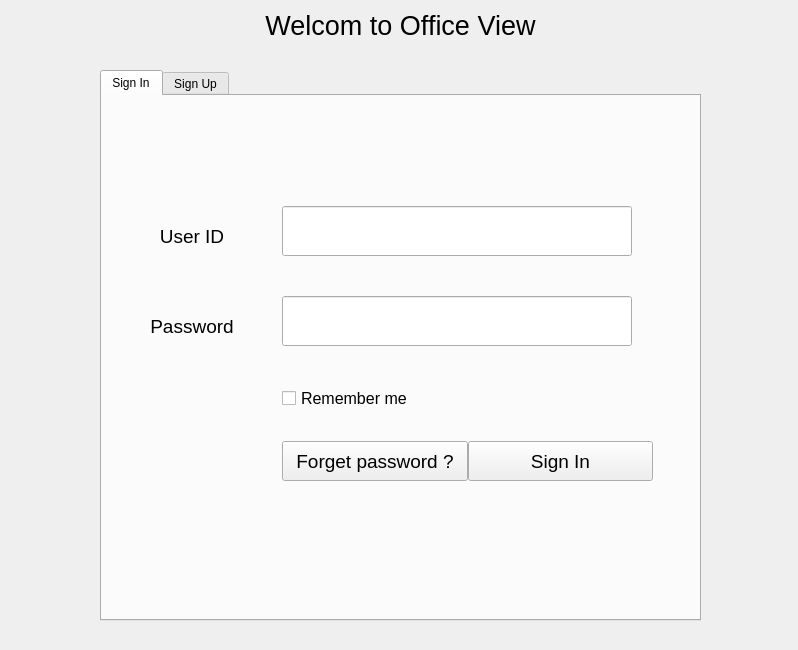
<?xml version="1.0" encoding="UTF-8"?>
<ui version="4.0">
 <class>WindowLogIn</class>
 <widget class="QWidget" name="WindowLogIn">
  <property name="geometry">
   <rect>
    <x>0</x>
    <y>0</y>
    <width>798</width>
    <height>650</height>
   </rect>
  </property>
  <property name="minimumSize">
   <size>
    <width>200</width>
    <height>200</height>
   </size>
  </property>
  <property name="maximumSize">
   <size>
    <width>800</width>
    <height>650</height>
   </size>
  </property>
  <property name="windowTitle">
   <string>WindowLogIn</string>
  </property>
  <widget class="QLabel" name="label">
   <property name="geometry">
    <rect>
     <x>100</x>
     <y>10</y>
     <width>601</width>
     <height>31</height>
    </rect>
   </property>
   <property name="text">
    <string>&lt;html&gt;&lt;head/&gt;&lt;body&gt;&lt;p&gt;&lt;span style=&quot; font-size:20pt;&quot;&gt;Welcom to Office View&lt;/span&gt;&lt;/p&gt;&lt;/body&gt;&lt;/html&gt;</string>
   </property>
   <property name="alignment">
    <set>Qt::AlignCenter</set>
   </property>
  </widget>
  <widget class="QTabWidget" name="tabWidget">
   <property name="geometry">
    <rect>
     <x>100</x>
     <y>70</y>
     <width>601</width>
     <height>551</height>
    </rect>
   </property>
   <property name="currentIndex">
    <number>0</number>
   </property>
   <widget class="QWidget" name="tab">
    <attribute name="title">
     <string>Sign In</string>
    </attribute>
    <widget class="QWidget" name="formLayoutWidget">
     <property name="geometry">
      <rect>
       <x>40</x>
       <y>60</y>
       <width>511</width>
       <height>401</height>
      </rect>
     </property>
     <layout class="QFormLayout" name="formLayout">
      <property name="horizontalSpacing">
       <number>40</number>
      </property>
      <property name="verticalSpacing">
       <number>30</number>
      </property>
      <property name="topMargin">
       <number>50</number>
      </property>
      <item row="0" column="0">
       <widget class="QLabel" name="labelUserID">
        <property name="minimumSize">
         <size>
          <width>100</width>
          <height>60</height>
         </size>
        </property>
        <property name="font">
         <font>
          <pointsize>14</pointsize>
         </font>
        </property>
        <property name="text">
         <string>User ID</string>
        </property>
        <property name="alignment">
         <set>Qt::AlignCenter</set>
        </property>
       </widget>
      </item>
      <item row="0" column="1">
       <widget class="QLineEdit" name="userIDLine">
        <property name="minimumSize">
         <size>
          <width>0</width>
          <height>50</height>
         </size>
        </property>
        <property name="maximumSize">
         <size>
          <width>350</width>
          <height>16777215</height>
         </size>
        </property>
        <property name="font">
         <font>
          <pointsize>24</pointsize>
         </font>
        </property>
       </widget>
      </item>
      <item row="1" column="0">
       <widget class="QLabel" name="labelPass">
        <property name="minimumSize">
         <size>
          <width>100</width>
          <height>60</height>
         </size>
        </property>
        <property name="font">
         <font>
          <pointsize>14</pointsize>
         </font>
        </property>
        <property name="text">
         <string>Password</string>
        </property>
        <property name="alignment">
         <set>Qt::AlignCenter</set>
        </property>
       </widget>
      </item>
      <item row="1" column="1">
       <widget class="QLineEdit" name="passwordLine">
        <property name="minimumSize">
         <size>
          <width>200</width>
          <height>50</height>
         </size>
        </property>
        <property name="maximumSize">
         <size>
          <width>350</width>
          <height>16777215</height>
         </size>
        </property>
        <property name="font">
         <font>
          <pointsize>24</pointsize>
         </font>
        </property>
       </widget>
      </item>
      <item row="3" column="1">
       <layout class="QHBoxLayout" name="horizontalLayout">
        <item>
         <widget class="QPushButton" name="buttonForgetPass">
          <property name="minimumSize">
           <size>
            <width>150</width>
            <height>40</height>
           </size>
          </property>
          <property name="font">
           <font>
            <pointsize>14</pointsize>
           </font>
          </property>
          <property name="text">
           <string>Forget password ?</string>
          </property>
         </widget>
        </item>
        <item>
         <widget class="QPushButton" name="buttonSignIn">
          <property name="minimumSize">
           <size>
            <width>150</width>
            <height>40</height>
           </size>
          </property>
          <property name="font">
           <font>
            <pointsize>14</pointsize>
           </font>
          </property>
          <property name="text">
           <string>Sign In</string>
          </property>
         </widget>
        </item>
       </layout>
      </item>
      <item row="2" column="1">
       <widget class="QCheckBox" name="checkMe">
        <property name="font">
         <font>
          <pointsize>12</pointsize>
         </font>
        </property>
        <property name="text">
         <string>Remember me</string>
        </property>
       </widget>
      </item>
     </layout>
    </widget>
   </widget>
   <widget class="QWidget" name="tab_2">
    <attribute name="title">
     <string>Sign Up</string>
    </attribute>
    <widget class="QWidget" name="formLayoutWidget_2">
     <property name="geometry">
      <rect>
       <x>10</x>
       <y>10</y>
       <width>581</width>
       <height>411</height>
      </rect>
     </property>
     <layout class="QFormLayout" name="formLayout_2">
      <property name="sizeConstraint">
       <enum>QLayout::SetMinimumSize</enum>
      </property>
      <property name="labelAlignment">
       <set>Qt::AlignCenter</set>
      </property>
      <property name="horizontalSpacing">
       <number>40</number>
      </property>
      <property name="verticalSpacing">
       <number>10</number>
      </property>
      <property name="topMargin">
       <number>10</number>
      </property>
      <item row="0" column="1">
       <widget class="QLabel" name="messUserID">
        <property name="minimumSize">
         <size>
          <width>350</width>
          <height>30</height>
         </size>
        </property>
        <property name="maximumSize">
         <size>
          <width>16777215</width>
          <height>10</height>
         </size>
        </property>
        <property name="text">
         <string/>
        </property>
       </widget>
      </item>
      <item row="1" column="0">
       <widget class="QLabel" name="labelUserID_2">
        <property name="minimumSize">
         <size>
          <width>100</width>
          <height>40</height>
         </size>
        </property>
        <property name="maximumSize">
         <size>
          <width>16777215</width>
          <height>40</height>
         </size>
        </property>
        <property name="font">
         <font>
          <pointsize>14</pointsize>
         </font>
        </property>
        <property name="text">
         <string>User ID</string>
        </property>
        <property name="alignment">
         <set>Qt::AlignCenter</set>
        </property>
       </widget>
      </item>
      <item row="1" column="1">
       <widget class="QLineEdit" name="userIDLine_2">
        <property name="minimumSize">
         <size>
          <width>0</width>
          <height>0</height>
         </size>
        </property>
        <property name="maximumSize">
         <size>
          <width>350</width>
          <height>40</height>
         </size>
        </property>
        <property name="font">
         <font>
          <pointsize>24</pointsize>
         </font>
        </property>
       </widget>
      </item>
      <item row="4" column="1">
       <widget class="QLabel" name="messPass">
        <property name="maximumSize">
         <size>
          <width>350</width>
          <height>30</height>
         </size>
        </property>
        <property name="text">
         <string/>
        </property>
       </widget>
      </item>
      <item row="5" column="0">
       <widget class="QLabel" name="labelPass_2">
        <property name="minimumSize">
         <size>
          <width>100</width>
          <height>40</height>
         </size>
        </property>
        <property name="maximumSize">
         <size>
          <width>16777215</width>
          <height>40</height>
         </size>
        </property>
        <property name="font">
         <font>
          <pointsize>14</pointsize>
         </font>
        </property>
        <property name="text">
         <string>Password</string>
        </property>
        <property name="alignment">
         <set>Qt::AlignCenter</set>
        </property>
       </widget>
      </item>
      <item row="5" column="1">
       <widget class="QLineEdit" name="passwordLine_2">
        <property name="minimumSize">
         <size>
          <width>0</width>
          <height>0</height>
         </size>
        </property>
        <property name="maximumSize">
         <size>
          <width>350</width>
          <height>40</height>
         </size>
        </property>
        <property name="font">
         <font>
          <pointsize>24</pointsize>
         </font>
        </property>
       </widget>
      </item>
      <item row="6" column="1">
       <widget class="QLabel" name="messConfirmPass">
        <property name="maximumSize">
         <size>
          <width>350</width>
          <height>30</height>
         </size>
        </property>
        <property name="text">
         <string/>
        </property>
       </widget>
      </item>
      <item row="7" column="0">
       <widget class="QLabel" name="labelConfirmPass">
        <property name="minimumSize">
         <size>
          <width>100</width>
          <height>40</height>
         </size>
        </property>
        <property name="maximumSize">
         <size>
          <width>16777215</width>
          <height>40</height>
         </size>
        </property>
        <property name="font">
         <font>
          <pointsize>14</pointsize>
         </font>
        </property>
        <property name="text">
         <string>Confirm password</string>
        </property>
        <property name="alignment">
         <set>Qt::AlignCenter</set>
        </property>
       </widget>
      </item>
      <item row="7" column="1">
       <widget class="QLineEdit" name="confirmPassLine">
        <property name="minimumSize">
         <size>
          <width>0</width>
          <height>0</height>
         </size>
        </property>
        <property name="maximumSize">
         <size>
          <width>350</width>
          <height>40</height>
         </size>
        </property>
        <property name="font">
         <font>
          <pointsize>24</pointsize>
         </font>
        </property>
       </widget>
      </item>
      <item row="3" column="1">
       <widget class="QLineEdit" name="emailLine">
        <property name="minimumSize">
         <size>
          <width>0</width>
          <height>40</height>
         </size>
        </property>
        <property name="maximumSize">
         <size>
          <width>350</width>
          <height>40</height>
         </size>
        </property>
        <property name="font">
         <font>
          <pointsize>24</pointsize>
         </font>
        </property>
       </widget>
      </item>
      <item row="2" column="1">
       <widget class="QLabel" name="messEmail">
        <property name="maximumSize">
         <size>
          <width>350</width>
          <height>30</height>
         </size>
        </property>
        <property name="text">
         <string/>
        </property>
       </widget>
      </item>
      <item row="3" column="0">
       <widget class="QLabel" name="labelEmail">
        <property name="maximumSize">
         <size>
          <width>16777215</width>
          <height>40</height>
         </size>
        </property>
        <property name="font">
         <font>
          <pointsize>14</pointsize>
         </font>
        </property>
        <property name="text">
         <string>E-Mail</string>
        </property>
        <property name="alignment">
         <set>Qt::AlignCenter</set>
        </property>
       </widget>
      </item>
     </layout>
    </widget>
    <widget class="QPushButton" name="buttonSignUp">
     <property name="geometry">
      <rect>
       <x>160</x>
       <y>450</y>
       <width>281</width>
       <height>40</height>
      </rect>
     </property>
     <property name="minimumSize">
      <size>
       <width>0</width>
       <height>40</height>
      </size>
     </property>
     <property name="maximumSize">
      <size>
       <width>350</width>
       <height>40</height>
      </size>
     </property>
     <property name="font">
      <font>
       <pointsize>14</pointsize>
      </font>
     </property>
     <property name="text">
      <string>Sign Up</string>
     </property>
    </widget>
   </widget>
  </widget>
  <widget class="QLabel" name="label_12">
   <property name="geometry">
    <rect>
     <x>740</x>
     <y>10</y>
     <width>51</width>
     <height>41</height>
    </rect>
   </property>
   <property name="text">
    <string/>
   </property>
  </widget>
 </widget>
 <resources/>
 <connections/>
</ui>
